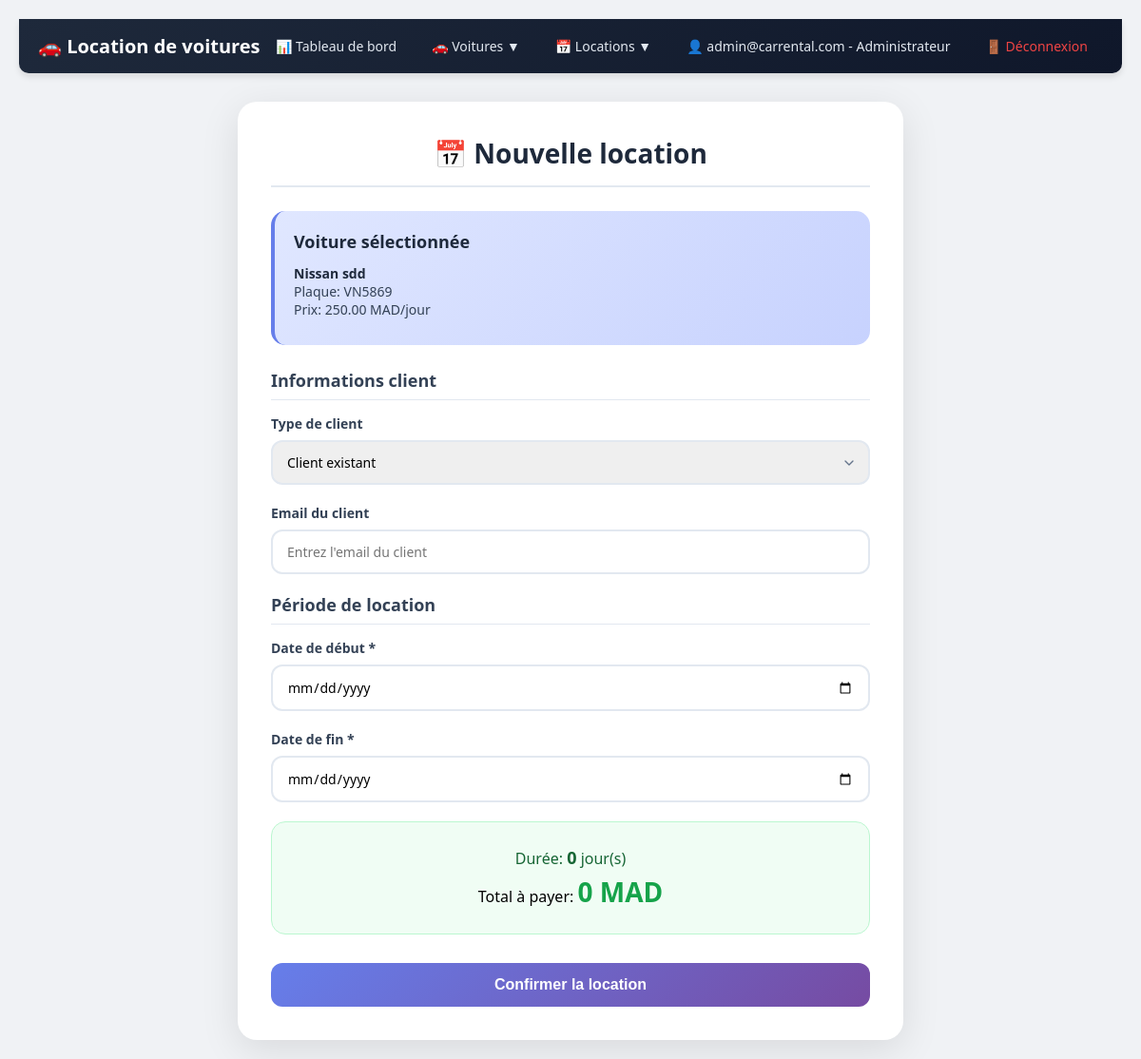
Page /addrental.php?car_id=8 (signed in) on the committed database.
### tables this page shows
CREATE TABLE `cars` (
  `id` int(11) NOT NULL,
  `brand_id` int(11) DEFAULT NULL,
  `model` varchar(50) NOT NULL,
  `year` int(11) NOT NULL,
  `license_plate` varchar(20) NOT NULL,
  `price_per_day` decimal(10,2) NOT NULL,
  `status` enum('available','rented','maintenance') DEFAULT 'available',
  `photo` varchar(255) DEFAULT NULL,
  `description` text DEFAULT NULL,
  `seats` int(11) DEFAULT 5,
  `transmission` enum('manual','automatic') DEFAULT 'manual',
  `fuel_type` enum('petrol','diesel','electric','hybrid') DEFAULT 'petrol',
  `created_at` timestamp NOT NULL DEFAULT current_timestamp()
);

CREATE TABLE `brands` (
  `id` int(11) NOT NULL,
  `name` varchar(50) NOT NULL
);

### addrental.php (the view, shortened to what this page needs)
<?php
require 'dbconnection.php';
require 'navbar.php';
$car_id = isset($_GET['car_id']) ? $_GET['car_id'] : null;
$car = null;
if($car_id) {
    $car_query = "SELECT c.*, b.name as brand_name
                  FROM cars c
                  LEFT JOIN brands b ON c.brand_id = b.id
                  WHERE c.id = $car_id AND c.status = 'available'";
    $car_result = mysqli_query($connection, $car_query);
    $car = mysqli_fetch_array($car_result);
}
?>
<!DOCTYPE html>
<html lang="en">
<head>
    <link rel="stylesheet" type="text/css" href="cssfiles/addrental.css"/>
</head>
<body>
    <div class="form-container">
        <h2>Nouvelle location</h2>
        <?php if($car): ?>
        <div class="car-info">
            <h3>Voiture sélectionnée</h3>
            <p><strong><?php echo $car['brand_name'] . ' ' . $car['model']; ?></strong><br>
            Plaque: <?php echo $car['license_plate']; ?><br>
            Prix: <?php echo $car['price_per_day']; ?> MAD/jour</p>
        </div>
        <?php endif; ?>
        <form action="saverental.php" method="post" oninput="calculateTotal()">
            <h3>Informations client</h3>
            <div class="form-group">
                <label>Type de client</label>
                <select name="customer_type" id="customer_type" onchange="toggleCustomerForm()">
                    <option value="existing">Client existant</option>
                </select>
            </div>
            <div id="existing_customer_div">
                <div class="form-group">
                    <label>Email du client</label>
                    <input type="email" name="customer_email" id="customer_email"
                           placeholder="Entrez l'email du client">
                </div>
            </div>
            <h3>Période de location</h3>
            <div class="form-group">
                <label>Date de début *</label>
                <input type="date" name="start_date" id="start_date" required
                       min="<?php echo date('Y-m-d'); ?>">
            </div>
            <div class="form-group">
                <label>Date de fin *</label>
                <input type="date" name="end_date" id="end_date" required
                       min="<?php echo date('Y-m-d', strtotime('+1 day')); ?>">
            </div>
            <div class="total-price">
                <p>Durée: <span id="total_days">0</span> jour(s)</p>
                <p>Total à payer: <span id="total_price_display">0 MAD</span></p>
            </div>
            <button type="submit" class="btn-submit">Confirmer la location</button>
        </form>
    </div>
</body>
</html>

### cssfiles/addrental.css (style rules this page uses)
* { margin: 0; padding: 0; box-sizing: border-box; }
body { background: #f0f2f5; font-family: 'Segoe UI', Tahoma, Geneva, Verdana, sans-serif; padding: 20px; }
.form-container { max-width: 700px; margin: 0 auto; background: white; padding: 35px; border-radius: 20px; box-shadow: 0 10px 40px rgba(0,0,0,0.1); animation: fadeIn 0.5s ease; }
.form-container h2 { text-align: center; color: #1e293b; margin-bottom: 25px; padding-bottom: 15px; border-bottom: 2px solid #e2e8f0; font-size: 28px; }
.form-container h2::before { content: "📅 "; }
.form-container h3 { color: #334155; margin: 20px 0 15px 0; padding-bottom: 8px; border-bottom: 1px solid #e2e8f0; font-size: 18px; }
.form-container h3:first-of-type { margin-top: 0; }
.form-group { margin-bottom: 20px; }
label { display: block; margin-bottom: 8px; font-weight: 600; color: #334155; font-size: 14px; }
input, select, textarea { width: 100%; padding: 12px 15px; border: 2px solid #e2e8f0; border-radius: 12px; font-size: 14px; transition: all 0.3s; font-family: inherit; }
select { appearance: none; background-repeat: no-repeat; background-position: right 12px center; background-size: 16px; cursor: pointer; }
.car-info { background: linear-gradient(135deg, #e0e7ff 0%, #c7d2fe 100%); padding: 20px; border-radius: 15px; margin-bottom: 25px; border-left: 4px solid #667eea; }
.car-info h3 { margin-top: 0; margin-bottom: 12px; color: #1e293b; border-bottom: none; padding-bottom: 0; }
.car-info p { color: #334155; margin: 8px 0; font-size: 14px; }
.car-info strong { color: #1e293b; }
.total-price { background: #f0fdf4; padding: 20px; border-radius: 15px; text-align: center; margin: 20px 0; border: 1px solid #bbf7d0; }
.total-price p { margin: 5px 0; }
.total-price p:first-child { font-size: 16px; color: #166534; }
#total_days { font-weight: bold; color: #166534; font-size: 18px; }
#total_price_display { font-size: 28px; font-weight: bold; color: #16a34a; }
.btn-submit { width: 100%; padding: 14px; background: linear-gradient(135deg, #667eea 0%, #764ba2 100%); color: white; border: none; border-radius: 12px; font-size: 16px; font-weight: 600; cursor: pointer; transition: all 0.3s; margin-top: 10px; }

### rows in the picture
cars: brand.name "Nissan", model "sdd", license_plate "VN5869", price_per_day "250.00"

### other values in the picture
$fullname . ' - ' . ($isAdmin ? 'Administrateur' : 'Utilisateur') "admin@carrental.com - Administrateur"
